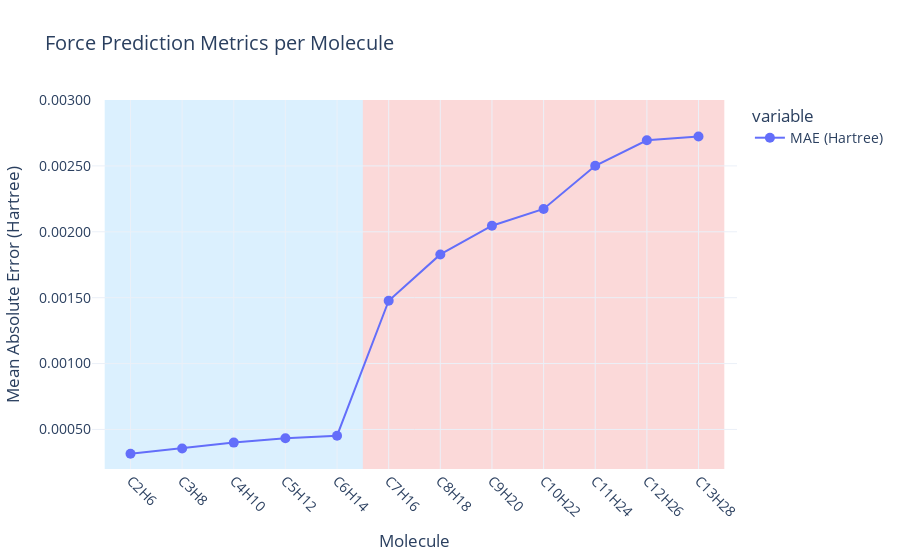

The notebook cell this image was saved under:
### Markdown cell above
### Ploting

### Code cell
# Load the csv file and plot a line plot with plotly
import pandas as pd
import plotly.express as px
results_df = pd.read_csv("force_metrics_results.csv")
fig = px.line(results_df, x="Molecule", y=["MAE (Hartree)"], # , "Mean Cosine Sim", "Mean Force Mag"
              title="Force Prediction Metrics per Molecule",
              labels={"MAE (Hartree)": "Mean Absolute Error (Hartree)", "Molecule": "Molecule"})

# Set Y-axis range to focus on the specified data range and precision
y_min = 0.0002
y_max = 0.0030
fig.update_yaxes(tickformat=".5f", range=[y_min, y_max])

# Put a box on first 5 molecules
fig.update_traces(mode='markers+lines', marker=dict(size=10))

# Get the number of molecules for proper indexing
num_molecules = len(results_df)

# Set a background color for first 5 molecules (C2H6 to C6H14)
fig.add_shape(type="rect",
              x0=-0.5, x1=4.5, y0=y_min, y1=y_max,
              fillcolor="LightSkyBlue", opacity=0.3,
              layer="below", line_width=0)

# Set another box on last 7 molecules (C7H16 to C13H28)
fig.add_shape(type="rect",
              x0=4.5, x1=num_molecules-0.5, y0=y_min, y1=y_max,
              fillcolor="LightCoral", opacity=0.3,
              layer="below", line_width=0)

fig.update_layout(xaxis_title="Molecule", yaxis_title="Mean Absolute Error (Hartree)")
# Set a theme for academic publication
fig.update_layout(template="plotly_white", font=dict(size=14))

# Rotate x-axis labels for better readability
fig.update_xaxes(tickangle=45)

fig.show()
# fig.write_html("force_metrics_results.html")
# fig.write_image("force_metrics_results.png")

### Figure 1 — Plotly figure (JSON) as saved in the notebook; plotly's stock layout.template omitted (floating-point values rounded to 4 significant figures)
{"data": [{"hovertemplate": "variable=MAE (Hartree)<br>Molecule=%{x}<br>value=%{y}<extra></extra>", "legendgroup": "MAE (Hartree)", "line": {"color": "#636efa", "dash": "solid"}, "marker": {"size": 10, "symbol": "circle"}, "mode": "markers+lines", "name": "MAE (Hartree)", "orientation": "v", "showlegend": true, "type": "scatter", "x": ["C2H6", "C3H8", "C4H10", "C5H12", "C6H14", "C7H16", "C8H18", "C9H20", "C10H22", "C11H24", "C12H26", "C13H28"], "xaxis": "x", "y": [0.0003154, 0.000355, 0.0004002, 0.0004334, 0.0004526, 0.001477, 0.001828, 0.002046, 0.002173, 0.002501, 0.002694, 0.002723], "yaxis": "y"}], "layout": {"font": {"size": 14}, "legend": {"title": {"text": "variable"}, "tracegroupgap": 0}, "shapes": [{"fillcolor": "LightSkyBlue", "layer": "below", "line": {"width": 0}, "opacity": 0.3, "type": "rect", "x0": -0.5, "x1": 4.5, "y0": 0.0002, "y1": 0.003}, {"fillcolor": "LightCoral", "layer": "below", "line": {"width": 0}, "opacity": 0.3, "type": "rect", "x0": 4.5, "x1": 11.5, "y0": 0.0002, "y1": 0.003}], "title": {"text": "Force Prediction Metrics per Molecule"}, "xaxis": {"anchor": "y", "domain": [0, 1], "tickangle": 45, "title": {"text": "Molecule"}}, "yaxis": {"anchor": "x", "domain": [0, 1], "range": [0.0002, 0.003], "tickformat": ".5f", "title": {"text": "Mean Absolute Error (Hartree)"}}}}
